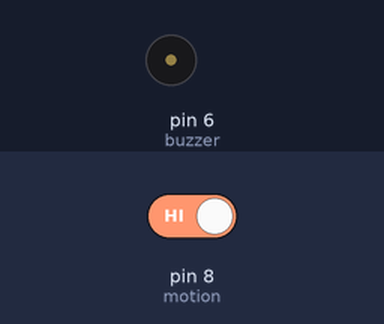
This sketch was run on a simulated Arduino Uno, built with avr-gcc and run on an emulated ATmega328P. Shown: buzzer (waves = sounding, pin HIGH). The inputs (shaded band) are chosen by the test bench; at power-on: pin 8 (motion) HIGH.

Above: at 1.2 s.
1.3 s: pin 8 (motion) driven LOW
At 2.2 s:
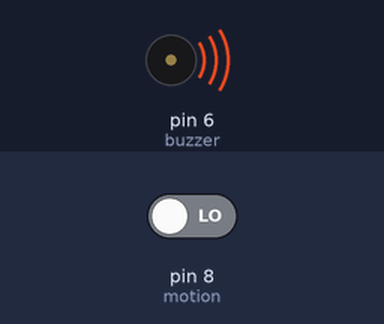
2.8 s: pin 8 (motion) driven HIGH
At 3.3 s:
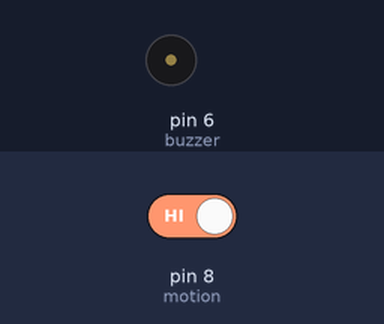
Timing chart, 0 to 5.8 s (numbered marks = the images above; inputs shaded):
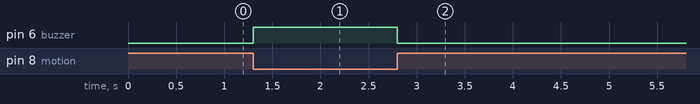

Measured:
- after the input at 1.3 s, pin 6 (buzzer): LOW → HIGH at once
- after the input at 2.8 s, pin 6 (buzzer): HIGH → LOW at once

The sketch:

pirmotionbuzzer.ino
```cpp
int motion=8;
int buzzer=6;
void setup() {
  // put your setup code here, to run once:
pinMode(motion, INPUT);
pinMode(buzzer, OUTPUT);
}

void loop() {
  // put your main code here, to run repeatedly:
int data=digitalRead(motion);
if (data==0)
{
  digitalWrite(buzzer, HIGH);
  Serial.println("Obstacle");
}
else
{
  digitalWrite(buzzer, LOW);
  Serial.println("No Obstacle");
}
}
```
